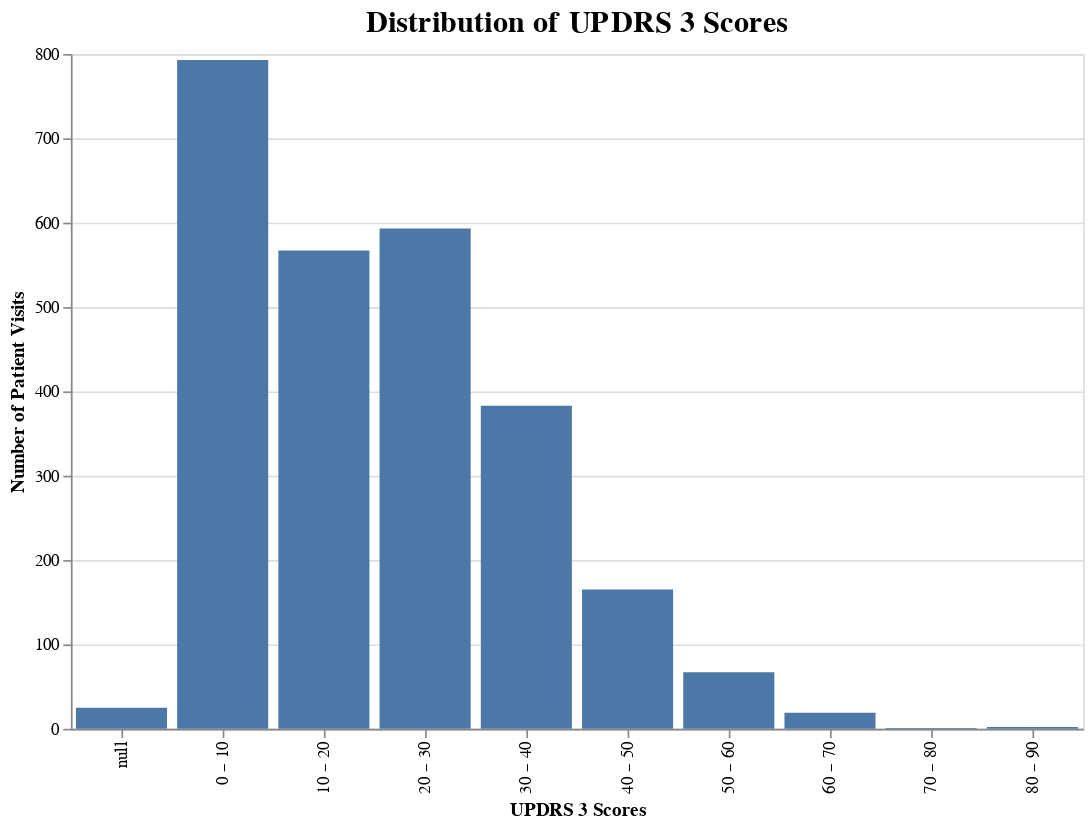

Source (notebook cell):
### Code cell
# Create an Altair chart object
chart = alt.Chart(train_clinical).mark_bar().encode(
    x=alt.X('updrs_3:O', bin=True, title="UPDRS 3 Scores"),
    y=alt.Y('count()', title = "Number of Patient Visits"),
)

# Customize the chart
chart = chart.properties(
    title={
        'text': 'Distribution of UPDRS 3 Scores',
        'fontSize': 18,
        'fontWeight': 'bold'
    },
    width=600,
    height=400
)

# Display the chart
chart

### Figure 1 — Vega-Lite specification as saved in the notebook (floating-point values rounded to 4 significant figures; data arrays with more than 128 entries replaced by an {"elided": "..."} marker saying what was removed)
{"config": {"view": {"continuousWidth": 400, "continuousHeight": 300}}, "data": {"name": "data-cde74b7f784585422120567d9a2dc8a9"}, "mark": "bar", "encoding": {"x": {"bin": true, "field": "updrs_3", "title": "UPDRS 3 Scores", "type": "ordinal"}, "y": {"aggregate": "count", "title": "Number of Patient Visits", "type": "quantitative"}}, "height": 400, "title": {"text": "Distribution of UPDRS 3 Scores", "fontSize": 18, "fontWeight": "bold"}, "width": 600, "$schema": "https://vega.github.io/schema/vega-lite/v4.17.0.json", "datasets": {"data-cde74b7f784585422120567d9a2dc8a9": {"elided": "2615 records"}}}
